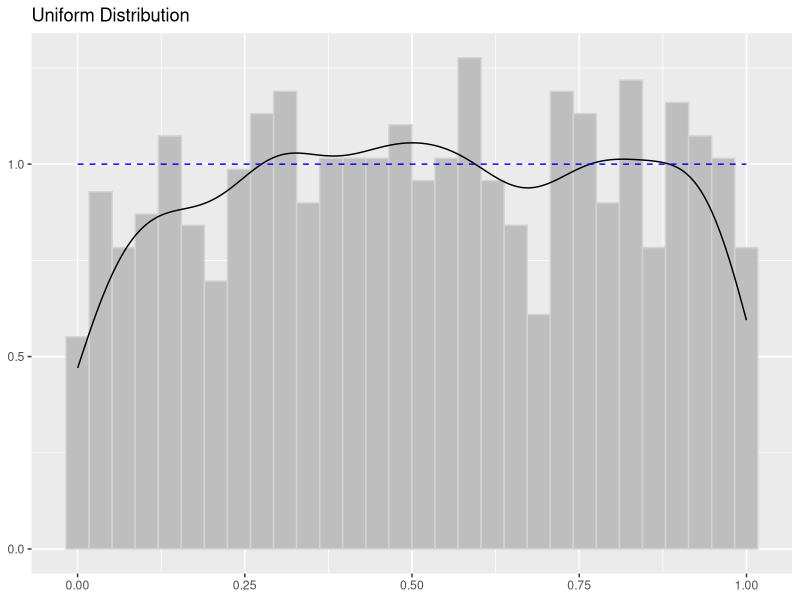
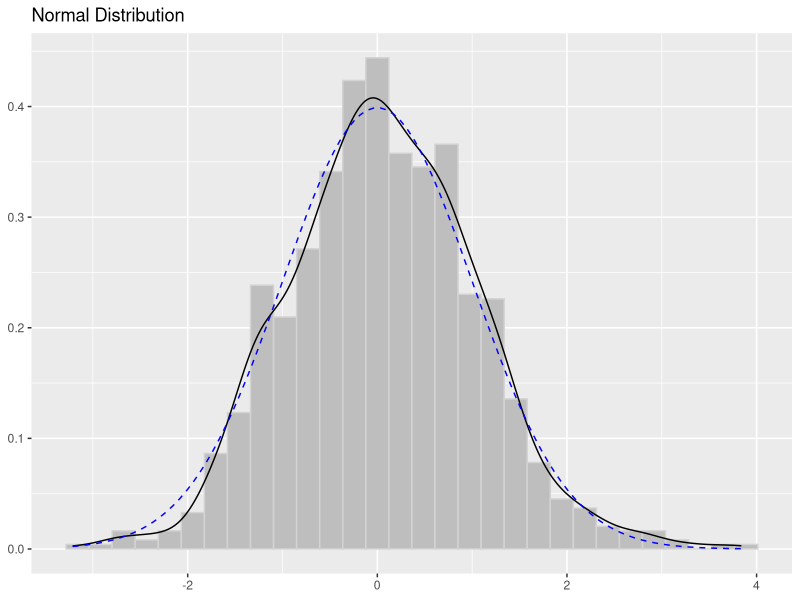
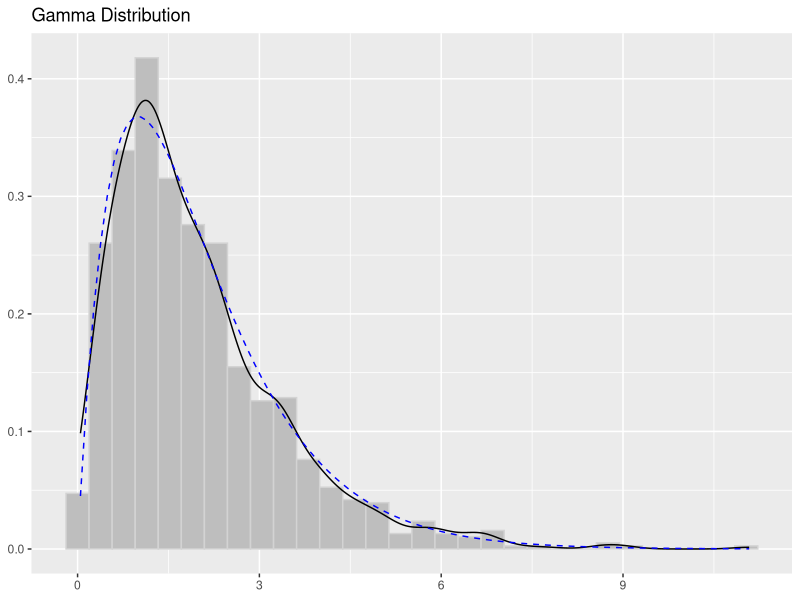
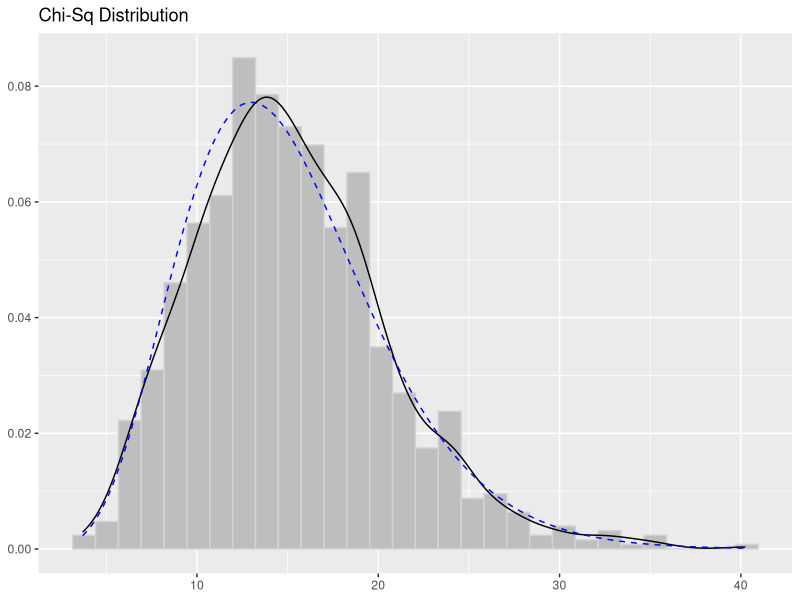
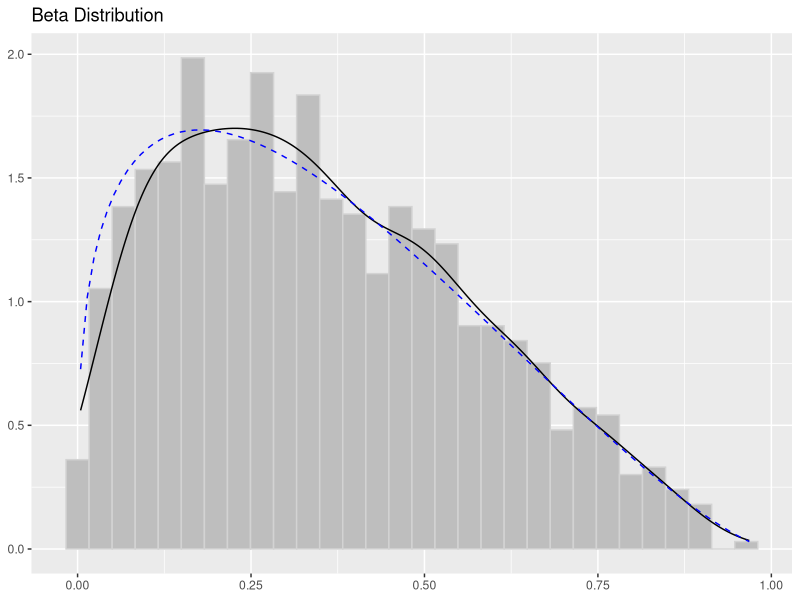
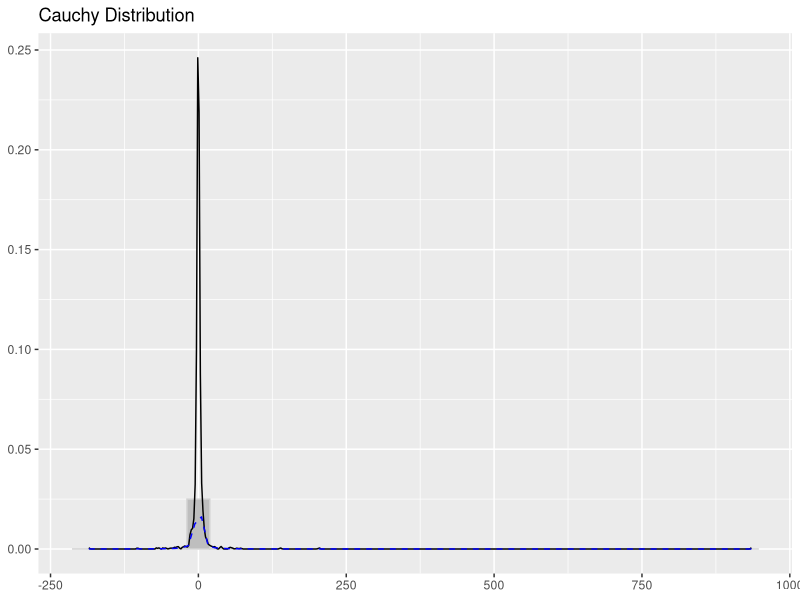

Write R code to recreate these figures, in order.
library(tidyverse)

nsamp <- 1000
plot_dist <- function(dist_name, pdf_function, samples) {
  df <- tibble(x = samples)
  ggplot(df, aes(x)) +
    geom_histogram(
      bins = 30,
      aes(y = ..density..),
      color = "lightgrey",
      fill = "grey"
    ) +
    stat_density(geom = "path") +
    stat_function(fun = pdf_function, color = "blue", linetype = "dashed") +
    labs(x = NULL, y = NULL) +
    ggtitle(paste(dist_name, "Distribution"))
}

df <- tibble(
  Distribution = c("Uniform", "Normal", "Gamma", "Chi-Sq", "Beta", "Cauchy"),
  SampFun = list(
    function(x, ...) runif(x, ...),
    function(x, ...) rnorm(x, ...),
    function(x, ...) rgamma(x, shape = 2, ...),
    function(x, ...) rchisq(x, df = 15, ...),
    function(x, ...) rbeta(x, shape1 = 1.3, shape2 = 2.4, ...),
    function(x, ...) rcauchy(x, scale = 1.5, ...)
  ),
  DistFun = list(
    function(x, ...) dunif(x, ...),
    function(x, ...) dnorm(x, ...),
    function(x, ...) dgamma(x, shape = 2, ...),
    function(x, ...) dchisq(x, df = 15, ...),
    function(x, ...) dbeta(x, shape1 = 1.3, shape2 = 2.4, ...),
    function(x, ...) dcauchy(x, scale = 1.5, ...)
  )) %>% 
  mutate(Samples = map(SampFun, ~.x(nsamp))) %>% 
  mutate(Plot = pmap(., ~plot_dist(..1, ..3, ..4)))

# do.call(gridExtra::grid.arrange, df$Plot)

plots <- `names<-`(df$Plot, df$Distribution)
for(x in names(plots))
  ggsave(plots[[x]], filename = paste0("_images/", paste0(x, ".svg")), 
         width = 5, height = 4)